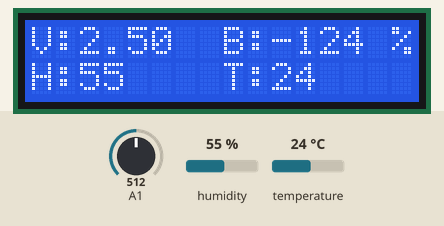
Simulated run of this sketch. Board: Arduino Uno, built with avr-gcc and run on an emulated ATmega328P. On the bench: 16×2 character LCD. The test bench sets the inputs (shaded band); at power-on: A1 = 512, humidity 55 %, temperature 24 °C. The modem accepts every AT command (registered, SIM ready, sends succeed) and sends nothing else; what the sketch prints to the serial monitor is not drawn.

Above: at 4.7 s.
4.8 s: A1 set to 688
At 5.4 s:
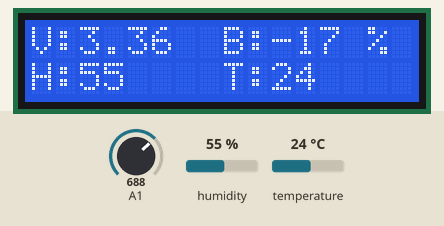
6.3 s: A1 set to 707
At 8.9 s:
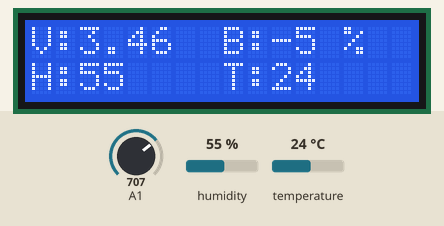
9.3 s: humidity set to 22 %
At 10.4 s:
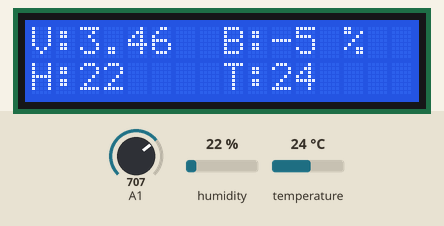
10.8 s: temperature set to 12 °C
At 12.2 s:
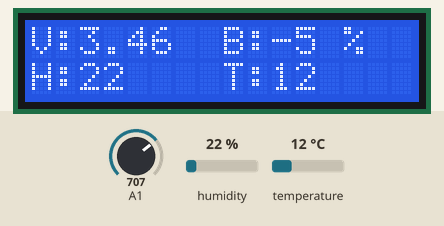
12.5 s: A1 set to 716
At 14.3 s:
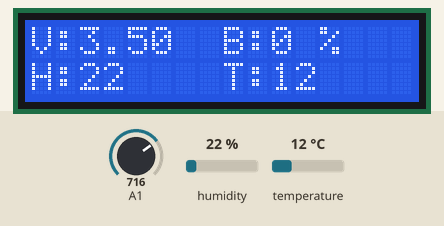
14.6 s: humidity set to 40 %
At 17.4 s:
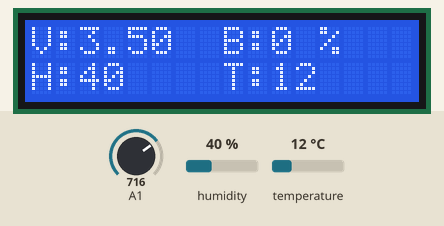
Timing chart, 0 to 18.6 s (numbered marks = the images above; inputs shaded):
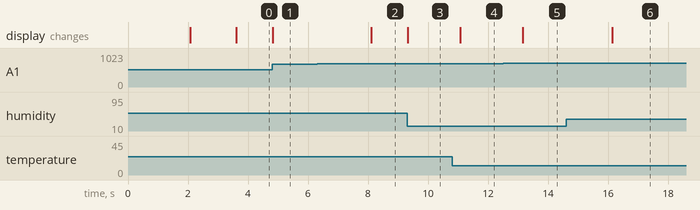

The sketch:

wpt_ev_arduino.ino
```cpp
#include <SoftwareSerial.h>
#include <LiquidCrystal.h>
#include <stdlib.h>
#include <dht.h>

LiquidCrystal lcd(7, 8, 9, 10, 11, 12);

#define dht_dpin A0

double voltdiv;
int i, j;
dht DHT;

long t1 = 0, t2 = 0, t3 = 0, t4 = 0;
char buf1[16], buf2[16], buf3[16], buf4[16];

String strvoltdiv;
String stri;
String strj;
String strper;

/*
  Credentials are intentionally not included in this public repository version.
  Set them locally before uploading the sketch.
*/
String apiKey = "YOUR_THINGSPEAK_WRITE_API_KEY";
String wifiSSID = "YOUR_WIFI_SSID";
String wifiPassword = "YOUR_WIFI_PASSWORD";

SoftwareSerial ser(5, 6); // RX, TX

double mapf(double val, double in_min, double in_max,
            double out_min, double out_max) {
  return (val - in_min) * (out_max - out_min) /
         (in_max - in_min) + out_min;
}

void setup() {
  lcd.begin(16, 2);
  lcd.setCursor(0, 0);
  lcd.print("Sensors ");
  lcd.setCursor(0, 1);
  lcd.print("using IOT");
  delay(2000);
  lcd.clear();

  analogReference(DEFAULT);
  Serial.begin(9600);
  ser.begin(115200);

  // ESP8266 initialization using AT commands
  ser.println("AT+RST");
  delay(500);
  ser.println("AT+CWMODE=3");
  delay(500);

  String joinCmd = "AT+CWJAP=\"" + wifiSSID + "\",\"" + wifiPassword + "\"";
  ser.println(joinCmd);
  delay(500);
}

void loop() {
  DHT.read11(dht_dpin);
  i = DHT.humidity;
  j = DHT.temperature;

  voltdiv = mapf(analogRead(A1), 0, 1023, 0, 5);
  int per = (int)mapf(voltdiv, 3.5, 4.3, 0, 100);

  lcd.setCursor(0, 0);
  lcd.print("V:");
  lcd.print(voltdiv);
  lcd.print(" ");

  lcd.setCursor(8, 0);
  lcd.print("B:");
  lcd.print(per);
  lcd.print(" % ");

  lcd.setCursor(0, 1);
  lcd.print("H:");
  lcd.print(i);
  lcd.print(" ");

  lcd.setCursor(8, 1);
  lcd.print("T:");
  lcd.print(j);
  lcd.print(" ");

  strvoltdiv = dtostrf(voltdiv * 1000, 4, 1, buf1);
  strper = dtostrf(per, 4, 1, buf2);
  stri = dtostrf(i, 4, 1, buf3);
  strj = dtostrf(j, 4, 1, buf4);

  Serial.print(strvoltdiv); Serial.print(" ");
  Serial.print(strper); Serial.print(" ");
  Serial.print(stri); Serial.print(" ");
  Serial.print(strj); Serial.print(" ");
  Serial.println();

  // ThingSpeak field 1: voltage
  if (millis() - t1 > 6000) {
    t1 = millis();
    String cmd = "AT+CIPSTART=\"TCP\",\"api.thingspeak.com\",80";
    ser.println(cmd);
    if (ser.find("Error")) return;

    String getStr = "GET /update?api_key=" + apiKey +
                    "&field1=" + String(strvoltdiv) + "\r\n\r\n";

    cmd = "AT+CIPSEND=" + String(getStr.length());
    ser.println(cmd);
    if (ser.find(">")) {
      ser.print(getStr);
    } else {
      ser.println("AT+CIPCLOSE");
    }
  }

  // ThingSpeak field 4: battery percentage
  if (millis() - t2 > 8000) {
    t2 = millis();
    String cmd = "AT+CIPSTART=\"TCP\",\"api.thingspeak.com\",80";
    ser.println(cmd);
    if (ser.find("Error")) return;

    String getStr = "GET /update?api_key=" + apiKey +
                    "&field4=" + String(strper) + "\r\n\r\n";

    cmd = "AT+CIPSEND=" + String(getStr.length());
    ser.println(cmd);
    if (ser.find(">")) {
      ser.print(getStr);
    } else {
      ser.println("AT+CIPCLOSE");
    }
  }

  // ThingSpeak field 2: humidity
  if (millis() - t3 > 3000) {
    t3 = millis();
    String cmd = "AT+CIPSTART=\"TCP\",\"api.thingspeak.com\",80";
    ser.println(cmd);
    if (ser.find("Error")) return;

    String getStr = "GET /update?api_key=" + apiKey +
                    "&field2=" + String(stri) + "\r\n\r\n";

    cmd = "AT+CIPSEND=" + String(getStr.length());
    ser.println(cmd);
    if (ser.find(">")) {
      ser.print(getStr);
    } else {
      ser.println("AT+CIPCLOSE");
    }
  }

  // ThingSpeak field 3: temperature
  if (millis() - t4 > 5000) {
    t4 = millis();
    String cmd = "AT+CIPSTART=\"TCP\",\"api.thingspeak.com\",80";
    ser.println(cmd);
    if (ser.find("Error")) return;

    String getStr = "GET /update?api_key=" + apiKey +
                    "&field3=" + String(strj) + "\r\n\r\n";

    cmd = "AT+CIPSEND=" + String(getStr.length());
    ser.println(cmd);
    if (ser.find(">")) {
      ser.print(getStr);
    } else {
      ser.println("AT+CIPCLOSE");
    }
  }
}
```

Measured:
- after the input at 4.8 s, the display: changes at once (image 1)
- after the input at 6.3 s, the display: changes after 1.8 s (image 2)
- after the input at 9.3 s, the display: changes at once (image 3)
- after the input at 10.8 s, the display: changes after 0.28 s (image 4)
- after the input at 12.5 s, the display: changes after 0.66 s (image 5)
- after the input at 14.6 s, the display: changes after 1.5 s (image 6)
